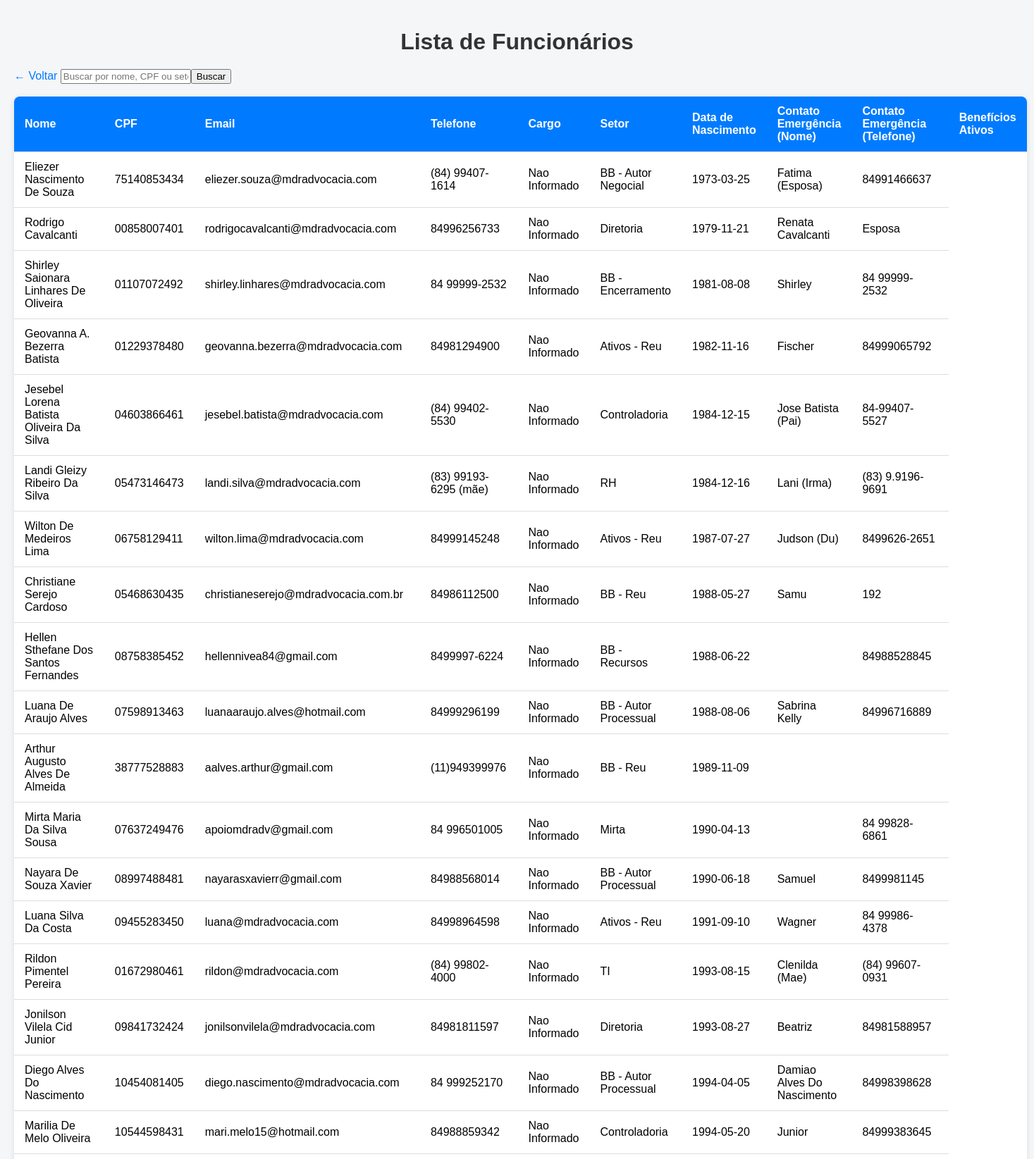
The app's page /funcionarios (upper part) with its own data.
### app/models.py (models this page shows)
class Funcionario(db.Model):
    id = db.Column(db.Integer, primary_key=True)
    nome = db.Column(db.String(120), nullable=False)
    cpf = db.Column(db.String(14), unique=True, nullable=False)
    email = db.Column(db.String(120), nullable=False)
    telefone = db.Column(db.String(20), nullable=False)
    cargo = db.Column(db.String(100), nullable=False)
    setor = db.Column(db.String(100), nullable=False)
    data_nascimento = db.Column(db.Date, nullable=False)
    contato_emergencia_nome = db.Column(db.String(120), nullable=False)
    contato_emergencia_telefone = db.Column(db.String(20), nullable=False)
    beneficios_ativos = db.Column(db.Boolean, default=True, nullable=False)
    sistemas = db.relationship('Sistema', backref='funcionario', lazy=True)

### app/routes.py (the view, shortened to what this page needs)
@main.route('/funcionarios')
def listar_funcionarios():
    termo_busca = request.args.get('q', '').strip().lower()
    funcionarios = Funcionario.query.all()
    return render_template('funcionarios.html', funcionarios=funcionarios)

### templates/funcionarios.html (shortened to what this page needs)
<!DOCTYPE html>
<html lang="pt-br">
<head>
  <link rel="stylesheet" href="{{ url_for('static', filename='style-funcionario.css') }}?v=1.0">
</head>
<body>
  <h1>Lista de Funcionários</h1>
  <a href="/">← Voltar</a>
<table class="table table-striped">
  <form method="GET" action="{{ url_for('main.listar_funcionarios') }}" class="form-busca">
    <input
      type="text"
      name="q"
      placeholder="Buscar por nome, CPF ou setor..."
      value="{{ request.args.get('q', '') }}"
      class="input-busca"
    >
    <button type="submit" class="btn-busca">Buscar</button>
  </form>
  <thead>
    <tr>
      <th>Nome</th>
      <th>CPF</th>
      <th>Email</th>
      <th>Telefone</th>
      <th>Cargo</th>
      <th>Setor</th>
      <th>Data de Nascimento</th>
      <th>Contato Emergência (Nome)</th>
      <th>Contato Emergência (Telefone)</th>
      <th>Benefícios Ativos</th>
    </tr>
  </thead>
  <tbody>
    {% for f in funcionarios %}
    <tr>
    <td>{{ f.nome }}</td>
    <td>{{ f.cpf }}</td>
    <td>{{ f.email }}</td>
    <td>{{ f.telefone }}</td>
    <td>{{ f.cargo }}</td>
    <td>{{ f.setor }}</td>
    <td>{{ f.data_nascimento }}</td>
    <td>{{ f.contato_emergencia_nome }}</td>
    <td>{{ f.contato_emergencia_telefone }}</td>
    </tr>
    {% endfor %}
  </tbody>
</table>
</body>
</html>

### static/style-funcionario.css (style rules this page uses)
body { font-family: Arial, sans-serif; background: #f4f6f8; margin: 0; padding: 20px; }
h1 { color: #333; text-align: center; margin-bottom: 20px; }
a { display: inline-block; margin-bottom: 20px; color: #007bff; text-decoration: none; }
table { width: 100%; border-collapse: collapse; background: white; box-shadow: 0 2px 8px rgba(0,0,0,0.1); border-radius: 8px; overflow: hidden; }
th, td { padding: 12px 15px; border-bottom: 1px solid #ddd; text-align: left; }
th { background: #007bff; color: white; }
.form-busca { margin-bottom: 20px; display: flex; gap: 10px; }

### records on screen
Funcionario: nome "Eliezer Nascimento De Souza", cpf "75140853434", email "eliezer.souza@mdradvocacia.com", telefone "(84) 99407-1614", cargo "Nao Informado", setor "BB - Autor Negocial", data_nascimento "1973-03-25", contato_emergencia_nome "Fatima (Esposa)", contato_emergencia_telefone "84991466637"
Funcionario: nome "Rodrigo Cavalcanti", cpf "00858007401", email "rodrigocavalcanti@mdradvocacia.com", telefone "84996256733", cargo "Nao Informado", setor "Diretoria", data_nascimento "1979-11-21", contato_emergencia_nome "Renata Cavalcanti", contato_emergencia_telefone "Esposa"
Funcionario: nome "Shirley Saionara Linhares De Oliveira", cpf "01107072492", email "shirley.linhares@mdradvocacia.com", telefone "84 99999-2532", cargo "Nao Informado", setor "BB - Encerramento", data_nascimento "1981-08-08", contato_emergencia_nome "Shirley", contato_emergencia_telefone "84 99999-2532"
Funcionario: nome "Geovanna A. Bezerra Batista", cpf "01229378480", email "geovanna.bezerra@mdradvocacia.com", telefone "84981294900", cargo "Nao Informado", setor "Ativos - Reu", data_nascimento "1982-11-16", contato_emergencia_nome "Fischer", contato_emergencia_telefone "84999065792"
Funcionario: nome "Jesebel Lorena Batista Oliveira Da Silva", cpf "04603866461", email "jesebel.batista@mdradvocacia.com", telefone "(84) 99402-5530", cargo "Nao Informado", setor "Controladoria", data_nascimento "1984-12-15", contato_emergencia_nome "Jose Batista (Pai)", contato_emergencia_telefone "84-99407-5527"
Funcionario: nome "Landi Gleizy Ribeiro Da Silva", cpf "05473146473", email "landi.silva@mdradvocacia.com", telefone "(83) 99193-6295 (mãe)", cargo "Nao Informado", setor "RH", data_nascimento "1984-12-16", contato_emergencia_nome "Lani (Irma)", contato_emergencia_telefone "(83) 9.9196-9691"
Funcionario: nome "Wilton De Medeiros Lima", cpf "06758129411", email "wilton.lima@mdradvocacia.com", telefone "84999145248", cargo "Nao Informado", setor "Ativos - Reu", data_nascimento "1987-07-27", contato_emergencia_nome "Judson (Du)", contato_emergencia_telefone "8499626-2651"
Funcionario: nome "Christiane Serejo Cardoso", cpf "05468630435", email "christianeserejo@mdradvocacia.com.br", telefone "84986112500", cargo "Nao Informado", setor "BB - Reu", data_nascimento "1988-05-27", contato_emergencia_nome "Samu", contato_emergencia_telefone "192"
Funcionario: nome "Hellen Sthefane Dos Santos Fernandes", cpf "08758385452", email "hellennivea84@gmail.com", telefone "8499997-6224", cargo "Nao Informado", setor "BB - Recursos", data_nascimento "1988-06-22", contato_emergencia_telefone "84988528845"
Funcionario: nome "Luana De Araujo Alves", cpf "07598913463", email "luanaaraujo.alves@hotmail.com", telefone "84999296199", cargo "Nao Informado", setor "BB - Autor Processual", data_nascimento "1988-08-06", contato_emergencia_nome "Sabrina Kelly", contato_emergencia_telefone "84996716889"
Funcionario: nome "Arthur Augusto Alves De Almeida", cpf "38777528883", email "aalves.arthur@gmail.com", telefone "(11)949399976", cargo "Nao Informado", setor "BB - Reu", data_nascimento "1989-11-09"
Funcionario: nome "Mirta Maria Da Silva Sousa", cpf "07637249476", email "apoiomdradv@gmail.com", telefone "84 996501005", cargo "Nao Informado", setor "Mirta", data_nascimento "1990-04-13", contato_emergencia_telefone "84 99828-6861"
Funcionario: nome "Nayara De Souza Xavier", cpf "08997488481", email "nayarasxavierr@gmail.com", telefone "84988568014", cargo "Nao Informado", setor "BB - Autor Processual", data_nascimento "1990-06-18", contato_emergencia_nome "Samuel", contato_emergencia_telefone "8499981145"
Funcionario: nome "Luana Silva Da Costa", cpf "09455283450", email "luana@mdradvocacia.com", telefone "84998964598", cargo "Nao Informado", setor "Ativos - Reu", data_nascimento "1991-09-10", contato_emergencia_nome "Wagner", contato_emergencia_telefone "84 99986-4378"
Funcionario: nome "Rildon Pimentel Pereira", cpf "01672980461", email "rildon@mdradvocacia.com", telefone "(84) 99802-4000", cargo "Nao Informado", setor "TI", data_nascimento "1993-08-15", contato_emergencia_nome "Clenilda (Mae)", contato_emergencia_telefone "(84) 99607-0931"
Funcionario: nome "Jonilson Vilela Cid Junior", cpf "09841732424", email "jonilsonvilela@mdradvocacia.com", telefone "84981811597", cargo "Nao Informado", setor "Diretoria", data_nascimento "1993-08-27", contato_emergencia_nome "Beatriz", contato_emergencia_telefone "84981588957"
Funcionario: nome "Diego Alves Do Nascimento", cpf "10454081405", email "diego.nascimento@mdradvocacia.com", telefone "84 999252170", cargo "Nao Informado", setor "BB - Autor Processual", data_nascimento "1994-04-05", contato_emergencia_nome "Damiao Alves Do Nascimento", contato_emergencia_telefone "84998398628"
Funcionario: nome "Marilia De Melo Oliveira", cpf "10544598431", email "mari.melo15@hotmail.com", telefone "84988859342", cargo "Nao Informado", setor "Controladoria", data_nascimento "1994-05-20", contato_emergencia_nome "Junior", contato_emergencia_telefone "84999383645"
